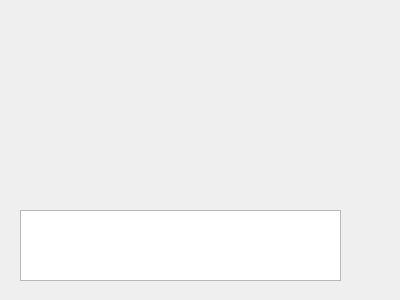
<?xml version="1.0" encoding="UTF-8"?>
<ui version="4.0">
 <class>StatsWindow</class>
 <widget class="QWidget" name="StatsWindow">
  <property name="geometry">
   <rect>
    <x>0</x>
    <y>0</y>
    <width>400</width>
    <height>300</height>
   </rect>
  </property>
  <property name="windowTitle">
   <string>Form</string>
  </property>
  <widget class="QListWidget" name="tendsList">
   <property name="geometry">
    <rect>
     <x>20</x>
     <y>210</y>
     <width>321</width>
     <height>71</height>
    </rect>
   </property>
  </widget>
 </widget>
 <resources/>
 <connections/>
</ui>
